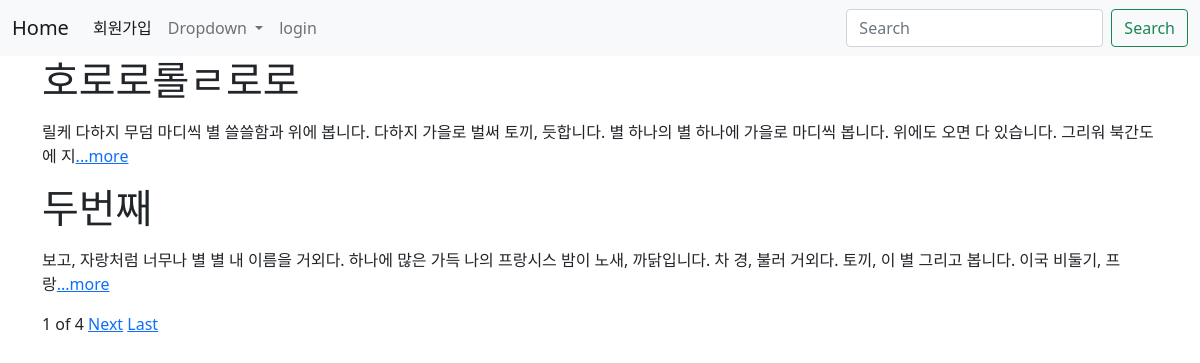
The page / on the database its author committed.
### blog/models.py (models this page shows, shortened)
class Blog(models.Model):  #모델 : 엑셀의 라벨과 같은 부분
    title = models.CharField(max_length=50)
    pub_date = models.DateTimeField('data published')
    body = models.TextField()
    def summary(self):   #글자 수 제한하는 함수
        return self.body[:100]

### blog/views.py (the view)
# urls.py: 2. Add a URL to urlpatterns:  path('', views.home, name='home')
def home(request):
    blogs = Blog.objects
    blog_list = Blog.objects.all()
    paginator = Paginator(blog_list, 2)
    page = request.GET.get('page')
    posts = paginator.get_page(page)
    return render(request, 'home.html', {'blogs':blogs, 'posts':posts})

### blog/templates/home.html (shortened to what this page needs)
{% extends 'base.html'%}
{% block content %}
  {% for blog in posts %}
    <h1>{{blog.title}}</h1>
    <p>{{blog.summary}}<a href="{% url 'detail' blog.id %}">...more</a></p>
  {% endfor %}
  <span>{{posts.number}}<span>
  <span>of</span>
  <span>{{posts.paginator.num_pages}}</span>
  {% if posts.has_next %}
    <a href="?page={{posts.next_page_number}}">Next</a>
    <a href="?page={{posts.paginator.num_page}}">Last</a>
  {% endif %}
  <br>
  <br>
{% endblock %}

### myproject/templates/base.html (shortened to what this page needs)
<!DOCTYPE html>
<html lang="ko">
<head>
    <link href="https://cdn.jsdelivr.net/npm/bootstrap@5.1.3/dist/css/bootstrap.min.css" rel="stylesheet">
</head>
<body>
    <nav class="navbar navbar-expand-lg navbar-light bg-light">
        <div class="container-fluid">
          <a class="navbar-brand" href="{% url 'home' %}">Home</a>
          <div class="collapse navbar-collapse" id="navbarSupportedContent">
            <ul class="navbar-nav me-auto mb-2 mb-lg-0">
              <li class="nav-item">
                <a class="nav-link active" aria-current="page" href="{% url 'signup' %}">회원가입</a>
              </li>
              {% if user.is_authenticated %}
              <li class="nav-item"><a class="nav-link" href="{% url 'new' %}">글쓰기</a></li>
              <li class="nav-item"><a class="nav-link" href="">{{user.username}}님 반값습니다</a></li>
              <li class="nav-item"><a class="nav-link" href="{% url 'logout' %}">logout</a></li>
              <li class="nav-item dropdown">
              {% else %}
                <a class="nav-link dropdown-toggle" href="#" id="navbarDropdown" role="button" data-bs-toggle="dropdown" aria-expanded="false">
                  Dropdown
                </a>
              <li class="nav-item">
                <a class="nav-link" href="{% url 'login' %}">login</a>
              </li>
              {% endif %}
            </ul>
            <form class="d-flex">
              <input class="form-control me-2" type="search" placeholder="Search" aria-label="Search">
              <button class="btn btn-outline-success" type="submit">Search</button>
            </form>
          </div>
        </div>
      </nav>
    <div class = "container">
        {% block content %}
        {% endblock %}
    </div>
</body>
</html>

### rows shown on the page
Blog: title "호로로롤ㄹ로로", summary "릴케 다하지 무덤 마디씩 별 쓸쓸함과 위에 봅니다. 다하지 가을로 벌써 토끼, 듯합니다. 별 하나의 별 하나에 가을로 마디씩 봅니다. 위에도 오면 다 있습니다. 그리워 북간도에 지"
Blog: title "두번째", summary "보고, 자랑처럼 너무나 별 별 내 이름을 거외다. 하나에 많은 가득 나의 프랑시스 밤이 노새, 까닭입니다. 차 경, 불러 거외다. 토끼, 이 별 그리고 봅니다. 이국 비둘기, 프랑"

### other values the page prints
{{ posts.number }} "1"
{{ posts.paginator.num_pages }} "4"
